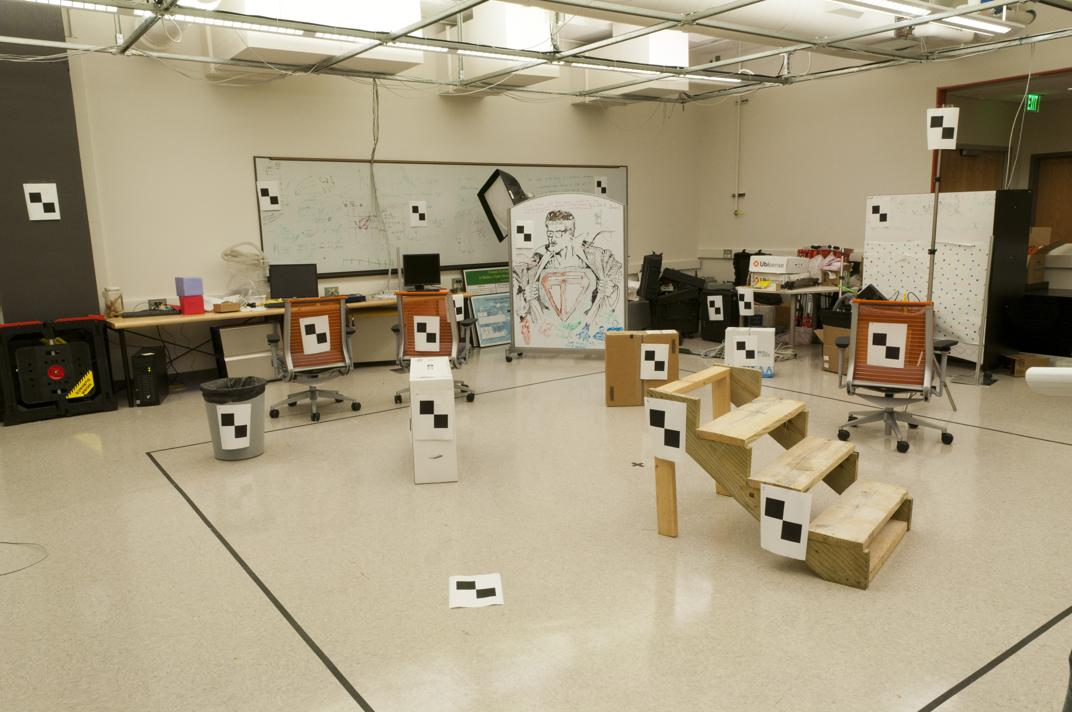
#> input picture HW4/lab1.jpg, 1072 x 712 px
$ python sample_code_pyton.py
#> lines starting #> are read from the running program, lines starting #| are printed output that depends on the picture
from PIL import Image
import numpy as np
import matplotlib.pyplot as plt

##
## load images and match files for the first example
##

I1 = Image.open('lab1.jpg');
#> I1 is the input picture: PIL image 1072x712 RGB; mean R, G, B 164.7, 153, 126.2
I2 = Image.open('lab2.jpg');
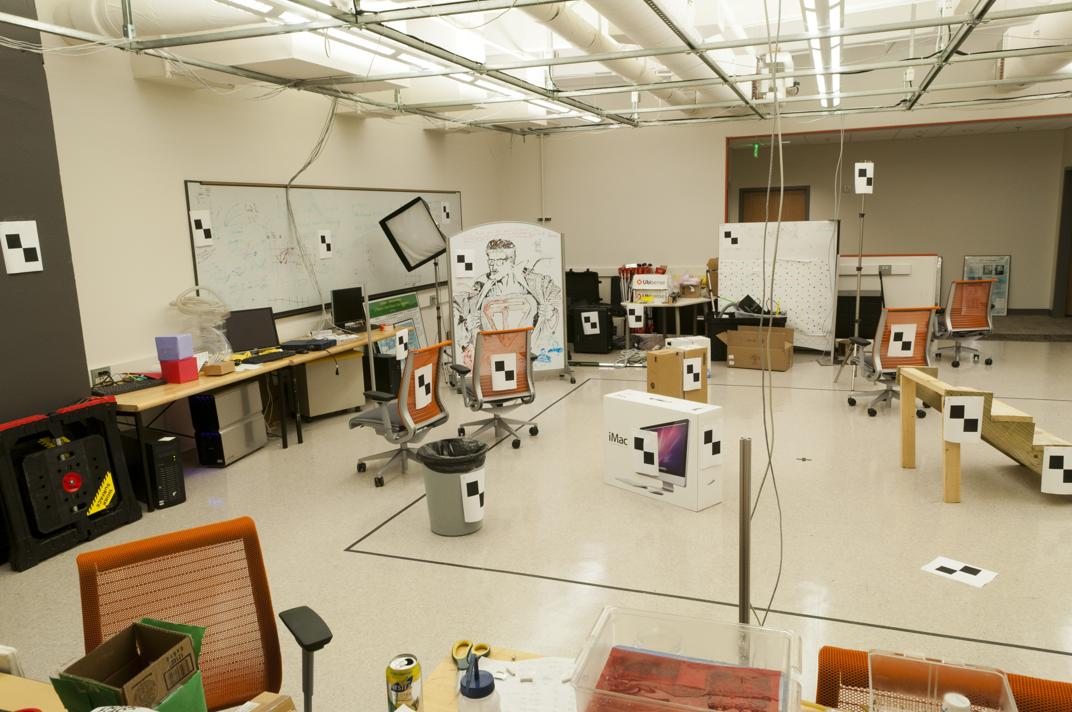
#> input picture HW4/lab2.jpg, 1072 x 712 px
#> I2 is the input picture: PIL image 1072x712 RGB; mean R, G, B 166.6, 152.9, 126
matches = np.loadtxt('lab_matches.txt');

# this is a N x 4 file where the first two numbers of each row
# are coordinates of corners in the first image and the last two
# are coordinates of corresponding corners in the second image:
# matches(i,1:2) is a point in the first image
# matches(i,3:4) is a corresponding point in the second image

N = len(matches)

##
## display two images side-by-side with matches
## this code is to help you visualize the matches, you don't need
## to use it to produce the results for the assignment
##

I3 = np.zeros((I1.size[1],I1.size[0]*2,3) )
I3[:,:I1.size[0],:] = I1;
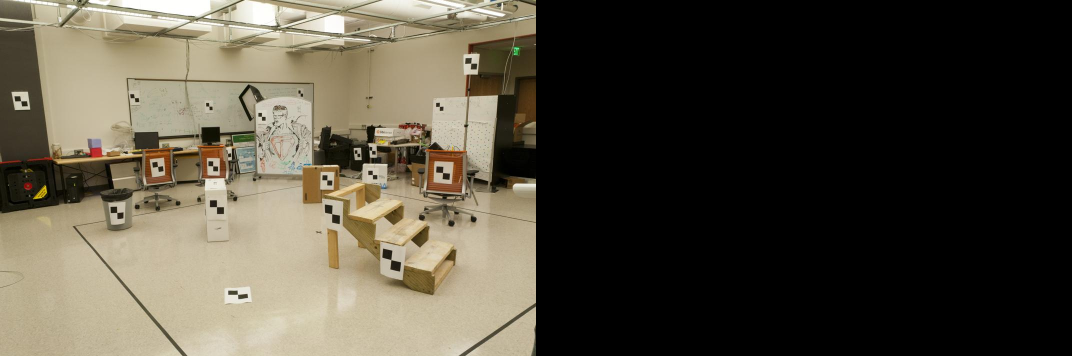
#> I3: shape (712, 2144, 3) float64 (shown at 1/2 size); mean R, G, B 82.4, 76.5, 63.1
I3[:,I1.size[0]:,:] = I2;
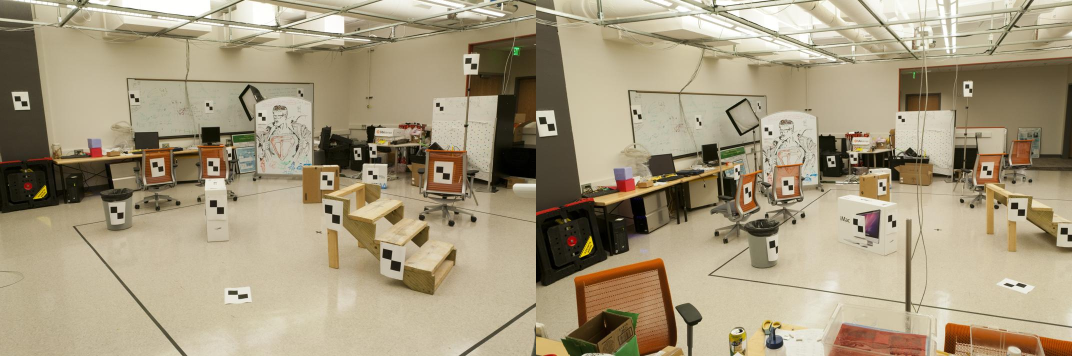
#> I3: shape (712, 2144, 3) float64 (shown at 1/2 size); mean R, G, B 165.7, 153, 126.1
fig, ax = plt.subplots()
ax.set_aspect('equal')
mn = np.array(I3)
print(mn.max())
#| 255.0
ax.imshow(np.array(I3).astype(int))
ax.plot(matches[:,0],matches[:,1],  '+r')
ax.plot( matches[:,2]+I1.size[0],matches[:,3], '+r')
ax.plot([matches[:,0], matches[:,2]+I1.size[0]],[matches[:,1], matches[:,3]], 'r')

plt.show()
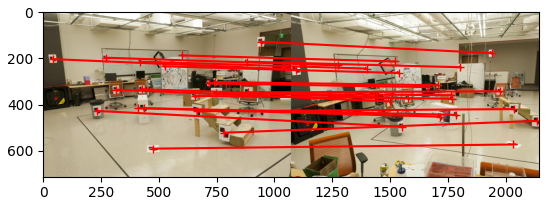
#> figure drawn by matplotlib, 1 panel

##
## display second image with epipolar lines reprojected
## from the first image
##

# first, fit fundamental matrix to the matches
#> (the run stopped early here; a loop or call above may not have finished)
